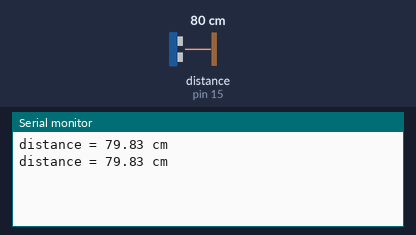
Simulated run of this sketch. Board: Arduino Uno, built with avr-gcc and run on an emulated ATmega328P. On the bench: the last lines printed to the serial monitor. Wiring (inferred from the names in the program): ultrasonic range finder: trigger pin 14; echo pin 15. The inputs (shaded band) are chosen by the test bench; at power-on: distance to the obstacle (sensor on pin 15) 80 cm. The echo pulse lasts 58.3 µs per cm.

Above: at 2.8 s.
2.9 s: distance to the obstacle (sensor on pin 15) set to 2 cm
At 4.6 s:
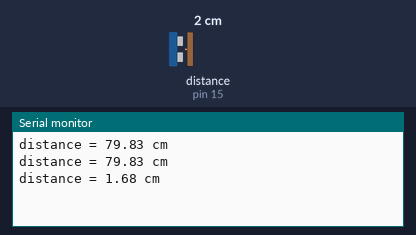
5.6 s: distance to the obstacle (sensor on pin 15) set to 4 cm
At 7.4 s:
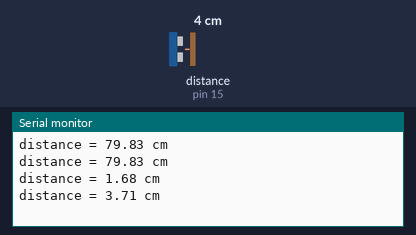
Timing chart, 0 to 8.9 s (numbered marks = the images above; inputs shaded):
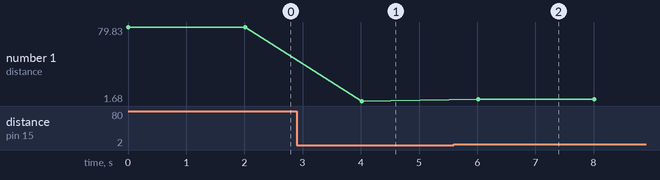

The sketch:

adafruit-feather-ultrasound-distance-hcrs04.ino
```cpp
/*
 *******************************************************************************
 * Description:
 * Sample code to read data from Ultrasonic Ranging Module HC-SR04
 * GitHub: https://github.com/flaviomauro/adafruit-feather-ultrasound-distance-hcrs04
 *******************************************************************************
 * Item list:
 *
 * - 1 x Adafruit Feather
 * - 1 x Ultrasonic Ranging Module HC-SR04
 * - 1 x MB102 Power Supply Module
 * - 1 x USB Cable Type A/Type A or a Power supply for MB102
 * - 1 x Micro USB cable
 * - 4 x Jumper cables M/M

   External Library list:

 *******************************************************************************
 * @author: Flavio H. C. Mauro
 * @date:   11-Jan-2017
 * LinkedIn: https://br.linkedin.com/in/flaviomauro
 *******************************************************************************
 */
const int ECH_PIN = 15; // HC SR04 Echo pin connected to GPIO 15/D8
const int TRG_PIN = 14; // HC SR04 Trigger pin connected to GPIO 14/D5
const char* UNIT = "cm";

float duration = 0;
float distance = 0;

void setup(){
  Serial.begin(9600);

  pinMode(TRG_PIN, OUTPUT);
  pinMode(ECH_PIN, INPUT);

}

void loop() {
  digitalWrite(TRG_PIN, LOW);
  delayMicroseconds(2);

  digitalWrite(TRG_PIN, HIGH);
  delayMicroseconds(10);

  digitalWrite(TRG_PIN, LOW);

  duration = pulseIn(ECH_PIN, HIGH);

  distance = getDistance();

  Serial.print("distance = ");
  Serial.print(distance);
  Serial.println(" " + String(UNIT));

  delay(2000);
}

float getDistance()
{
  if (UNIT == "cm")
  {
    return (duration/2) / 29.1;
  }
  else if  (UNIT == "in")
  {
    return (duration/2) / 74.1;
  }

}
```

Measured:
- after the input at 2.9 s, the serial monitor: prints a new line after 1.1 s (image 1)
- after the input at 5.6 s, the serial monitor: prints a new line after 0.41 s (image 2)
- plotted number 1: 79.83 → 1.68 after the input at 2.9 s, 1.68 → 3.71 after the input at 5.6 s
